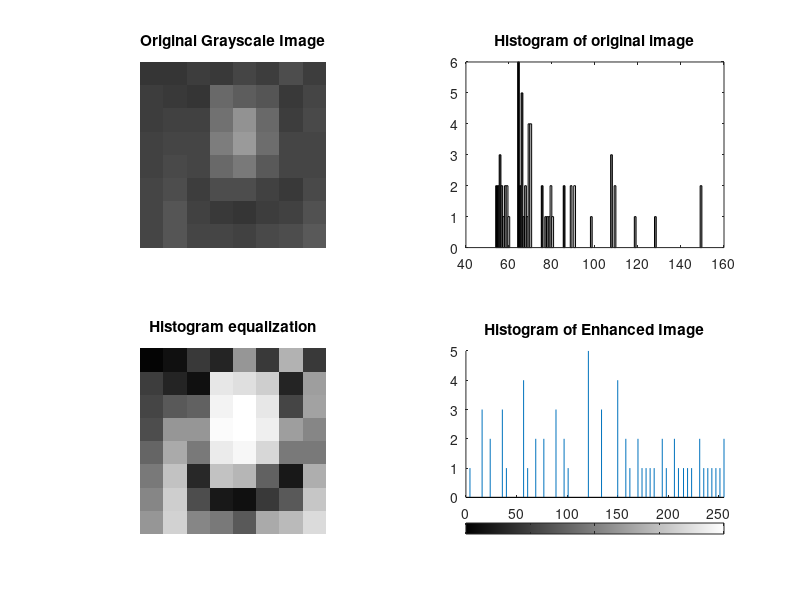

The MATLAB script that drew this image:
clc; clear; close all;

Img = [52 55 61 59 70 61 76 61; 62 59 55 104 94 85 59 71; 63 65 66 113 144 104 63 72; 64 70 70 126 154 109 71 69; 67 73 68 106 122 88 68 68; 68 79 60 79 77 66 58 75; 69 85 64 58 55 61 65 83; 70 87 69 68 65 73 78 90];
total_pixels = size(Img,1)*size(Img,2);

subplot(2,2,1);
imshow(Img/255);
title('Original Grayscale Image');

Img_hist = uint8(zeros(size(Img,1),size(Img,2)));
freq = zeros(256,1); %occurence of each pixel
probf = zeros(256,1); %probability
probc = zeros(256,1);
cummulative = zeros(256,1);
% filtered = zeros(256,1);
output = zeros(256,1);
n=1:256;

for i = 1:size(Img,1)
    for j = 1:size(Img,2)
        value = Img(i,j);
        freq(value+1) = freq(value+1)+1;
        probf(value+1) = freq(value+1)/total_pixels;
    end
end

subplot(2,2,2);
hist(Img);
title('Histogram of original image');
% plot(n,probf);
% title('Probability Distribution Function');

sum = 0;
max_val = 255;

%CDF
for i = 1:size(probf)
   sum = sum+freq(i);
   cummulative(i) = sum;
   probc(i) = cummulative(i)/total_pixels;
   output(i) = round(probc(i)*max_val);
end
z = 1;
for i = 1:size(cummulative)
   if cummulative(i)>0
       filtered(z) = cummulative(i);
       z = z+1;
   end
end

minimum = min(filtered);
maximum = max(filtered);
% subplot(2,2,3);
% plot(n,output);


for i = 1:size(Img,1)
    for j = 1:size(Img,2)
            Img_hist(i,j) = round(cummulative(Img(i,j)+1)*255/63);
    end
end

subplot(2,2,3);
imshow(Img_hist);
title('Histogram equalization');

subplot(2,2,4);
imhist(Img_hist);
title('Histogram of Enhanced Image');